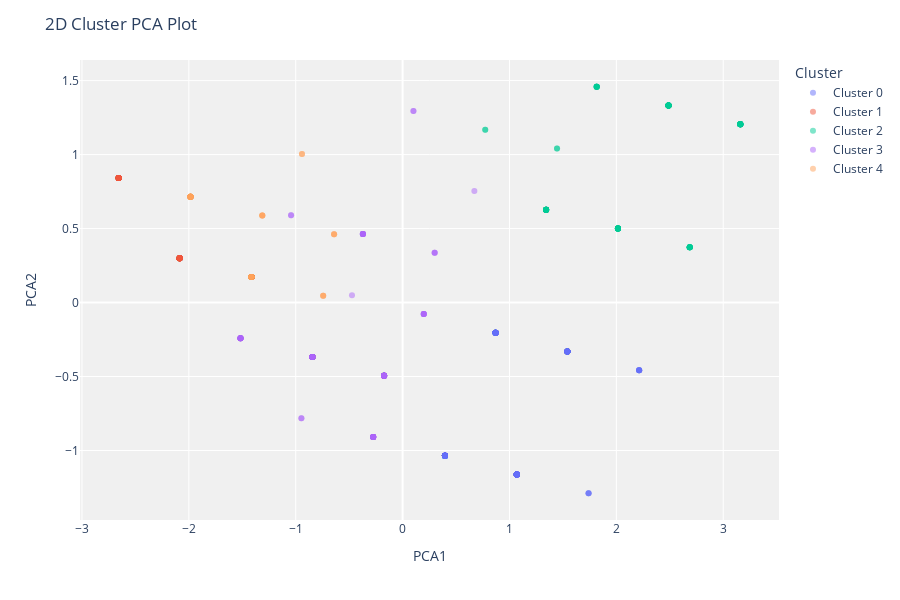

The code cell stored with this chart in its notebook:
### Code cell
plot_model(model_kmeans, plot = 'cluster')
